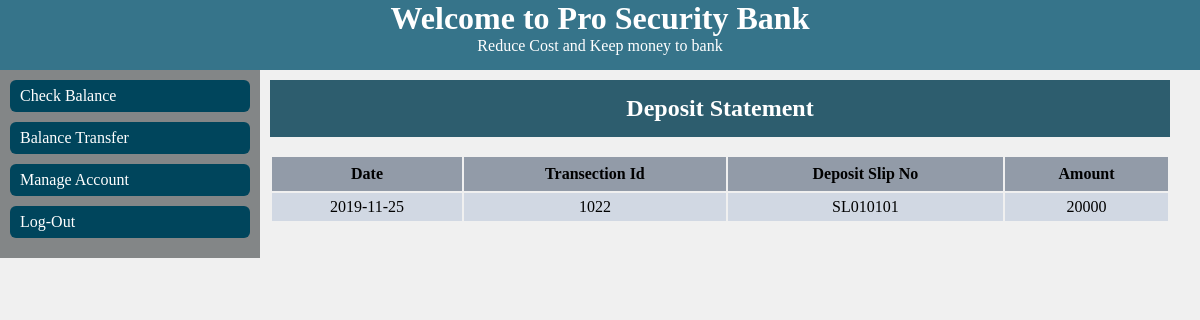
Page /?p=deposit_statement&id=3 (signed in) on the committed database.
### tables this page shows
CREATE TABLE `deposit` (
  `trans_id` int(11) NOT NULL,
  `account_no` int(11) DEFAULT NULL,
  `slip_no` varchar(20) DEFAULT NULL,
  `amount` double DEFAULT NULL,
  `date` date DEFAULT NULL
);

### deposit_statement.php (the view)
<?php
if(isset($_GET['id']))
{
	$cn = mysqli_connect("localhost","root","","bankmanagement");
	$sql = "select trans_id,slip_no,amount,date from deposit where account_no = '".$_GET['id']."' order by trans_id DESC";
			if($result = mysqli_query($cn,$sql))
			{
				print '<table class="table">
	<tr class="th"><th>Date</th><th>Transection Id</th><th>Deposit Slip No</th><th>Amount</th></tr>';
				while ($row = mysqli_fetch_array($result))
				{
					print '<tr class="tr"><td>'.$row['date'].'</td><td>'.$row['trans_id'].'</td><td>'.$row['slip_no'].'</td><td>'.$row['amount'].'</td></tr>';
				}
				print '</table>';
			}
			else
			{
				print '<h2 class="balancee">Data Not Found</h2>';
			}
}
else
{
	print '<h2 class="balancee">Enter valid Account No</h2>';
}

### style.css (style rules this page uses)
* { margin: 0px; padding: 0px; }
body { background-color: #f0f0f0; }
.table { width: 100%;text-align: center; }
.th { padding: 2px; background-color: #929ba8; }
.tr { padding: 2px; background-color: #d1d8e3; }
.th th { padding: 8px; }
.tr td { padding: 5px; }

### rows in the picture
deposit: date "2019-11-25", trans_id "1022", slip_no "SL010101", amount "20000"

### other values in the picture
str_replace("_", " ", $_GET['p']) "Deposit Statement"
